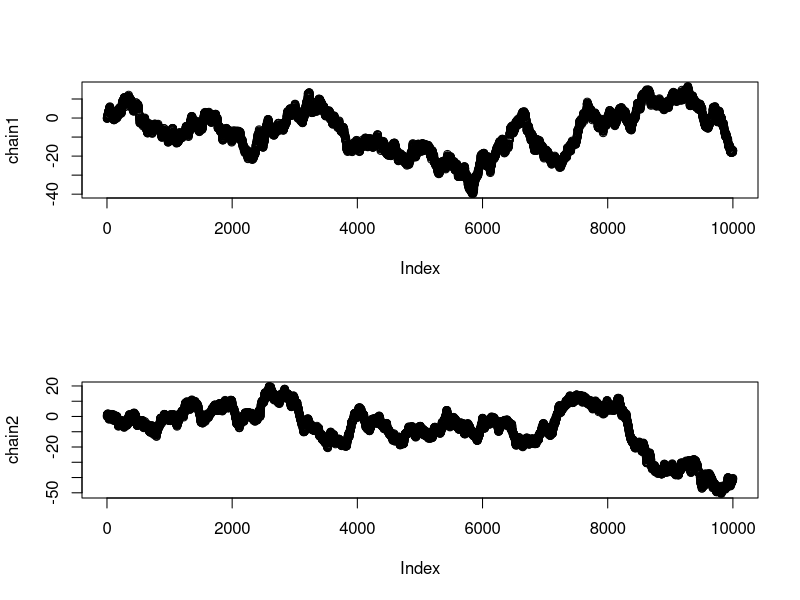
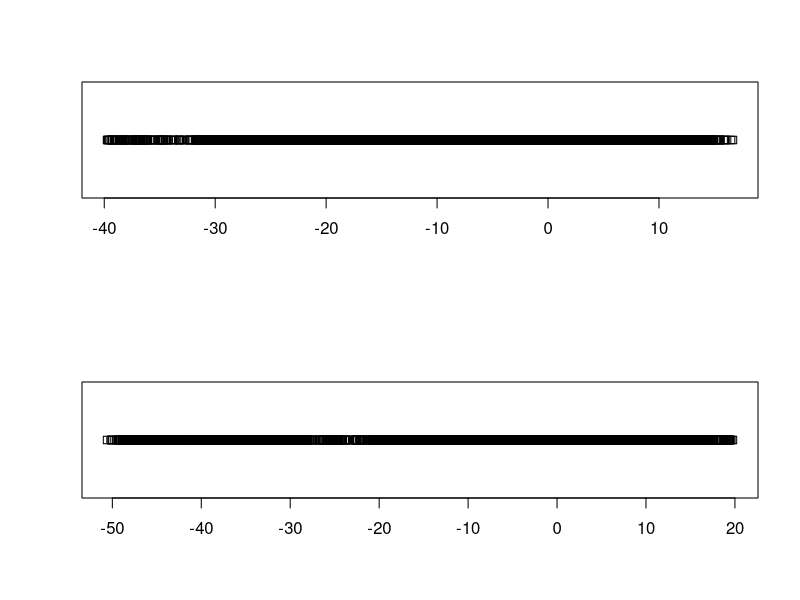

The R source for these figures, in order:

alpha <- 4.48        
beta <- 0.76         
sigma2 <- 81.14      
J <- 3               
y <-c(21, 20, 15)
n <-c(48, 34, 21)
z<-c(10, 30, 50)

alpha
beta
J
y
n
z

#Les parametres a estimer sont donc x1, x2, x3, theta1 et theta2. Cependant, la loi de ej est connue, 
#Nous connaissons donc exactement la loi des x1, x2 et x3.


#Sample 10000

N=10000

x1_etoile=NULL
x2_etoile=NULL
x3_etoile=NULL


theta1=NULL
theta2=NULL
for (i in 1:N){
  
  x1_etoile[i]=rnorm(1,mean=alpha+beta*z[1],sd=sqrt(sigma2))
  
  x2_etoile[i]=rnorm(1,mean=alpha+beta*z[2],sd=sqrt(sigma2))
  
  x3_etoile[i]=rnorm(1,mean=alpha+beta*z[3],sd=sqrt(sigma2))
  
  
  
  
  
  theta1[i]= rnorm(1,0,sqrt(10000))+rnorm(1,mean=0,sd=sqrt(10000))
  
  theta2[i]=rnorm(1,0,sqrt(10000))+rnorm(1,mean=0,sd=sqrt(10000))
  
}


mean(x1_etoile)
mean(x2_etoile)
mean(x3_etoile)




my1stMHWithinGibbs <- function(nchain, mu, Sigma, init,
                               prop.sd = 0.5 * sqrt(diag(Sigma))){
  ## Just to show that an argument can be missing in a function call
  ## if you use inside the function body the missing function
  if (missing(init))
    init <- mu
  
  iSigma <- solve(Sigma)
  ## Generalization of the exercise to arbitrary dimension
  dim <- length(mu)
  
  ## Allocation of the Markov chain
  ## (please please always allocate me...
  ##  I don't want to slow down your code)
  chain <- matrix(NA, nchain + 1, dim)
  chain[1,] <- init
  
  acc.rates <- rep(0, dim)
  
  for (iter in 1:nchain){
    ## Loop over iteration
    current <- chain[iter,]
    
    for (j in 1:dim){
      ## Loop over dimension
      
      prop <- current
      prop[j] <- rnorm(1, current[j], prop.sd[j])
      
      ## Compute the acceptance proba
      top <- -0.5 * mahalanobis(prop, mu, iSigma, inverted = TRUE)
      bottom <- -0.5 * mahalanobis(current, mu, iSigma, inverted = TRUE)
      acc.prob <- exp(top - bottom)
      
      if (runif(1) < acc.prob){
        current <- prop
        acc.rates[j] <- acc.rates[j] + 1
      }
    }
    
    ## Populate the Markov chain
    chain[iter+1,] <- current      
  }
  
  return(list(chain = chain, acc.rates = acc.rates / nchain))
}

## Application

mu=0
Sigma=10000

theta1 <- my1stMHWithinGibbs(10000, mu, Sigma)
theta2 <- my1stMHWithinGibbs(10000, mu, Sigma)

chain1 <- theta1$chain
chain2=theta2$chain

acc.rates1 <- theta1$acc.rates
acc.rates1

acc.rates2=theta2$acc.rates
acc.rates2

par(mfrow=c(2,1))
plot(chain1)
plot(chain2)
## pair plot to check for ellipsoids typical of the multivariate normal
plot(as.data.frame(chain1))
plot(as.data.frame(chain2))

















